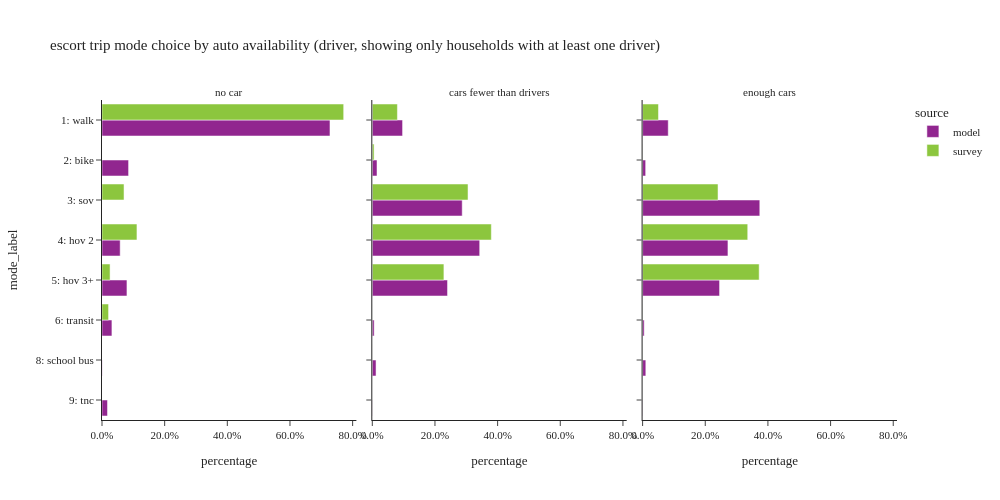

The notebook cell this image was saved under:
### Code cell
plot_mode_choice(es_trip.filter(pl.col('auto_available_drivers') != "no dirver"), "auto_available_drivers",
                 {"auto_available_drivers": ["no car", "cars fewer than drivers", "enough cars"],
                  "mode_label": list(util.mode_cat.values())},
                 "auto availability (driver, showing only households with at least one driver)", 3, 500, 1000)

### Figure 1 — Plotly figure (JSON) as saved in the notebook; plotly's stock layout.template omitted (floating-point values rounded to 4 significant figures)
{"data": [{"alignmentgroup": "True", "customdata": [[29061], [3388], [2316], [3181], [1264], [25], [702]], "hovertemplate": "source=model<br>auto_available_drivers=no car<br>percentage=%{x}<br>mode_label=%{y}<br>sample count=%{customdata[0]}<extra></extra>", "legendgroup": "model", "marker": {"color": "#91268F", "pattern": {"shape": ""}}, "name": "model", "offsetgroup": "model", "orientation": "h", "showlegend": true, "textposition": "auto", "type": "bar", "x": [0.7277, 0.08483, 0.05799, 0.07965, 0.03165, 0.000626, 0.01758], "xaxis": "x", "y": ["1: walk", "2: bike", "4: hov 2", "5: hov 3+", "6: transit", "8: school bus", "9: tnc"], "yaxis": "y"}, {"alignmentgroup": "True", "customdata": [[13], [2], [2], [1], [1]], "hovertemplate": "source=survey<br>auto_available_drivers=no car<br>percentage=%{x}<br>mode_label=%{y}<br>sample count=%{customdata[0]}<extra></extra>", "legendgroup": "survey", "marker": {"color": "#8CC63E", "pattern": {"shape": ""}}, "name": "survey", "offsetgroup": "survey", "orientation": "h", "showlegend": true, "textposition": "auto", "type": "bar", "x": [0.7714, 0.07031, 0.1115, 0.02576, 0.02098], "xaxis": "x", "y": ["1: walk", "3: sov", "4: hov 2", "5: hov 3+", "6: transit"], "yaxis": "y"}, {"alignmentgroup": "True", "customdata": [[50523], [7840], [150093], [179265], [125588], [3082], [6245], [346]], "hovertemplate": "source=model<br>auto_available_drivers=cars fewer than drivers<br>percentage=%{x}<br>mode_label=%{y}<br>sample count=%{customdata[0]}<extra></extra>", "legendgroup": "model", "marker": {"color": "#91268F", "pattern": {"shape": ""}}, "name": "model", "offsetgroup": "model", "orientation": "h", "showlegend": false, "textposition": "auto", "type": "bar", "x": [0.09661, 0.01499, 0.287, 0.3428, 0.2401, 0.005893, 0.01194, 0.0006616], "xaxis": "x2", "y": ["1: walk", "2: bike", "3: sov", "4: hov 2", "5: hov 3+", "6: transit", "8: school bus", "9: tnc"], "yaxis": "y2"}, {"alignmentgroup": "True", "customdata": [[73], [17], [116], [159], [110], [1], [2]], "hovertemplate": "source=survey<br>auto_available_drivers=cars fewer than drivers<br>percentage=%{x}<br>mode_label=%{y}<br>sample count=%{customdata[0]}<extra></extra>", "legendgroup": "survey", "marker": {"color": "#8CC63E", "pattern": {"shape": ""}}, "name": "survey", "offsetgroup": "survey", "orientation": "h", "showlegend": false, "textposition": "auto", "type": "bar", "x": [0.08015, 0.005654, 0.3055, 0.3799, 0.2286, 8.214e-05, 0.0001308], "xaxis": "x2", "y": ["1: walk", "2: bike", "3: sov", "4: hov 2", "5: hov 3+", "6: transit", "8: school bus"], "yaxis": "y2"}, {"alignmentgroup": "True", "customdata": [[90175], [10774], [412236], [300195], [270688], [5579], [11327], [1043]], "hovertemplate": "source=model<br>auto_available_drivers=enough cars<br>percentage=%{x}<br>mode_label=%{y}<br>sample count=%{customdata[0]}<extra></extra>", "legendgroup": "model", "marker": {"color": "#91268F", "pattern": {"shape": ""}}, "name": "model", "offsetgroup": "model", "orientation": "h", "showlegend": false, "textposition": "auto", "type": "bar", "x": [0.08183, 0.009777, 0.3741, 0.2724, 0.2456, 0.005063, 0.01028, 0.0009464], "xaxis": "x3", "y": ["1: walk", "2: bike", "3: sov", "4: hov 2", "5: hov 3+", "6: transit", "8: school bus", "9: tnc"], "yaxis": "y3"}, {"alignmentgroup": "True", "customdata": [[52], [7], [240], [349], [302], [3], [1]], "hovertemplate": "source=survey<br>auto_available_drivers=enough cars<br>percentage=%{x}<br>mode_label=%{y}<br>sample count=%{customdata[0]}<extra></extra>", "legendgroup": "survey", "marker": {"color": "#8CC63E", "pattern": {"shape": ""}}, "name": "survey", "offsetgroup": "survey", "orientation": "h", "showlegend": false, "textposition": "auto", "type": "bar", "x": [0.05066, 0.0004989, 0.2407, 0.3356, 0.3721, 0.0003127, 0.0001647], "xaxis": "x3", "y": ["1: walk", "2: bike", "3: sov", "4: hov 2", "5: hov 3+", "6: transit", "8: school bus"], "yaxis": "y3"}], "layout": {"annotations": [{"font": {}, "showarrow": false, "text": "no car", "x": 0.16, "xanchor": "center", "xref": "paper", "y": 1, "yanchor": "bottom", "yref": "paper"}, {"font": {}, "showarrow": false, "text": "cars fewer than drivers", "x": 0.5, "xanchor": "center", "xref": "paper", "y": 1, "yanchor": "bottom", "yref": "paper"}, {"font": {}, "showarrow": false, "text": "enough cars", "x": 0.84, "xanchor": "center", "xref": "paper", "y": 1, "yanchor": "bottom", "yref": "paper"}], "barmode": "group", "height": 500, "legend": {"title": {"text": "source"}, "tracegroupgap": 0}, "title": {"text": "escort trip mode choice by auto availability (driver, showing only households with at least one driver)"}, "width": 1000, "xaxis": {"anchor": "y", "domain": [0, 0.32], "tickformat": ".1%", "title": {"text": "percentage"}}, "xaxis2": {"anchor": "y2", "domain": [0.34, 0.66], "matches": "x", "tickformat": ".1%", "title": {"text": "percentage"}}, "xaxis3": {"anchor": "y3", "domain": [0.68, 1.0], "matches": "x", "tickformat": ".1%", "title": {"text": "percentage"}}, "yaxis": {"anchor": "x", "categoryarray": ["9: tnc", "8: school bus", "6: transit", "5: hov 3+", "4: hov 2", "3: sov", "2: bike", "1: walk"], "categoryorder": "array", "domain": [0, 1], "title": {"text": "mode_label"}}, "yaxis2": {"anchor": "x2", "domain": [0, 1], "matches": "y", "showticklabels": false}, "yaxis3": {"anchor": "x3", "domain": [0, 1], "matches": "y", "showticklabels": false}}}
